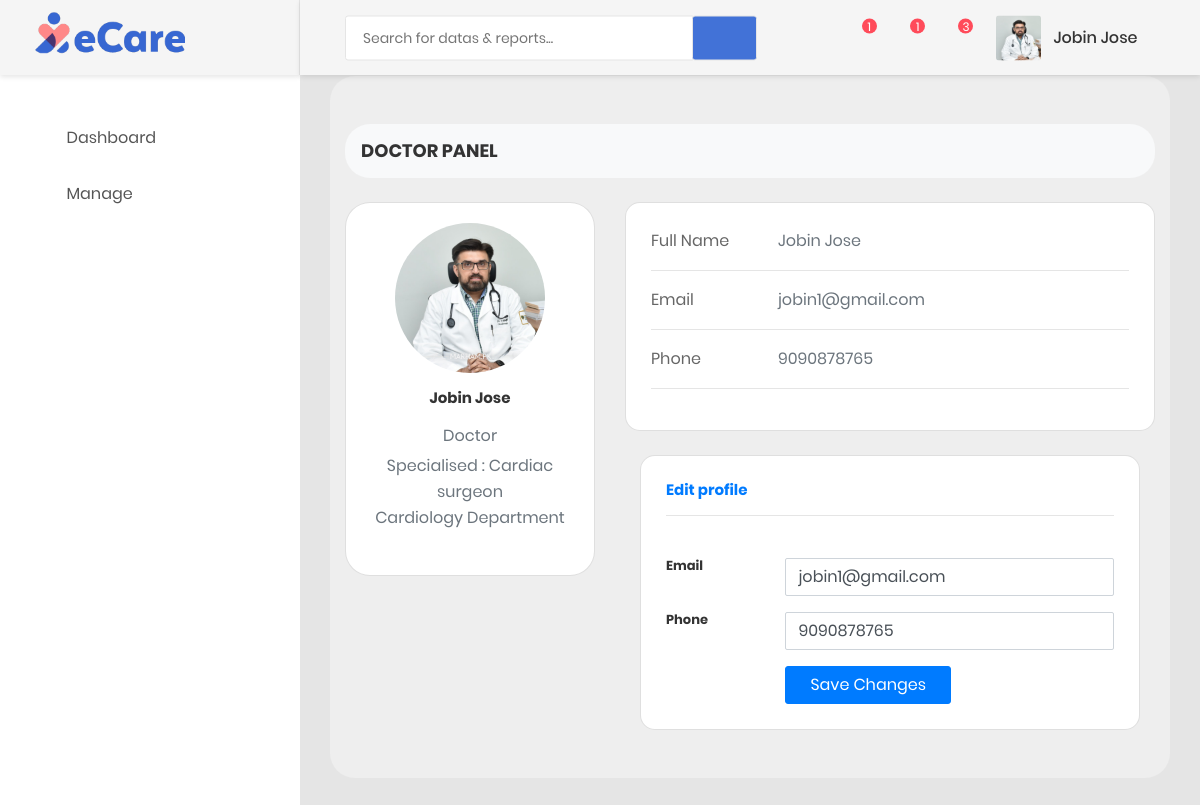
The page /Doctor/docprofile.php (signed in) on the database its author committed.
### tables this page shows
CREATE TABLE `profileimages` (
  `Pro_id` int(11) NOT NULL,
  `Pro_pics` varchar(2000) NOT NULL,
  `Log_id` int(11) NOT NULL,
  `Utype_id` int(11) NOT NULL
);

CREATE TABLE `doctor` (
  `D_id` int(11) NOT NULL,
  `Log_id` int(11) NOT NULL,
  `D_name` varchar(50) NOT NULL,
  `D_pos` varchar(50) NOT NULL,
  `Dept_id` int(11) NOT NULL,
  `D_email` varchar(50) NOT NULL,
  `D_phone` bigint(10) NOT NULL,
  `D_license` varchar(10000) NOT NULL,
  `D_specialization_id` int(11) NOT NULL
);

CREATE TABLE `specializations` (
  `D_specialization_id` int(11) NOT NULL,
  `D_specializations` varchar(50) NOT NULL,
  `Dept_id` int(11) NOT NULL
);

CREATE TABLE `department` (
  `Dept_id` int(11) NOT NULL,
  `Dept_name` varchar(50) NOT NULL
);

### Doctor/docprofile.php (the view, shortened to what this page needs)
<?php
include "connect.php";
if (isset($_SESSION['doctor'])) {
?>
    <!DOCTYPE html>
    <html lang="en">
    <head>
        <link href="css/font-face.css" rel="stylesheet" media="all">
        <link href="vendor/font-awesome-4.7/css/font-awesome.min.css" rel="stylesheet" media="all">
        <link href="vendor/font-awesome-5/css/fontawesome-all.min.css" rel="stylesheet" media="all">
        <link href="vendor/mdi-font/css/material-design-iconic-font.min.css" rel="stylesheet" media="all">
        <link href="vendor/bootstrap-4.1/bootstrap.min.css" rel="stylesheet" media="all">
        <link href="vendor/animsition/animsition.min.css" rel="stylesheet" media="all">
        <link href="vendor/bootstrap-progressbar/bootstrap-progressbar-3.3.4.min.css" rel="stylesheet" media="all">
        <link href="vendor/wow/animate.css" rel="stylesheet" media="all">
        <link href="vendor/css-hamburgers/hamburgers.min.css" rel="stylesheet" media="all">
        <link href="vendor/slick/slick.css" rel="stylesheet" media="all">
        <link href="vendor/select2/select2.min.css" rel="stylesheet" media="all">
        <link href="vendor/perfect-scrollbar/perfect-scrollbar.css" rel="stylesheet" media="all">
        <link href="css/theme.css" rel="stylesheet" media="all">
    </head>
    <body>
        <?php
        $ri = $_SESSION['doctor'];
        $query = "select * from doctor where Log_id='$ri'";
        $res = mysqli_query($con, $query);
        $r = mysqli_fetch_array($res);
        $query1 = "select * from department where Dept_id='$r[Dept_id]'";
        $res1 = mysqli_query($con, $query1);
        $d = mysqli_fetch_array($res1);
        ?>
        <div class="page-wrapper">
            <?php
            include "index-sidebar.php";
            ?>
            <div class="page-container">
                <?php
                include "nav.php";
                ?>
                <div class="main-content">
                    <div class="section__content section__content--p30" style="margin-top: -40px;">
                        <section style="background-color: #eee;border-radius:25px;">
                            <div class="container py-5">
                                <div class="row">
                                    <div class="col">
                                        <nav aria-label="breadcrumb" class="bg-light rounded-3 p-3 mb-4" style="border-radius:25px;">
                                            <h4>DOCTOR PANEL</h4>
                                        </nav>
                                    </div>
                                </div>
                                <div class="row">
                                    <div class="col-lg-4">
                                        <div class="card mb-4" style="border-radius:25px;">
                                            <div class="card-body text-center">
                                                <img src="../uploadedimg/<?php echo $fe['Pro_pics']; ?>" alt="avatar" class="rounded-circle img-fluid" style="width: 150px;">
                                                <h5 class="my-3"><?php echo $r['D_name']; ?></h5>
                                                <p class="text-muted mb-1">Doctor</p>
                                                <p class="text-muted mb-4">Specialised :&nbsp;<?php echo $sp['D_specializations']; ?><br><?php echo $d['Dept_name']; ?>&nbsp;Department</p>
                                            </div>
                                        </div>
                                    </div>
                                    <div class="col-lg-8">
                                        <div class="card mb-4" style="padding:5px;border-radius:15px;">
                                            <div class="card-body">
                                                <div class="row">
                                                    <div class="col-sm-3">
                                                        <p class="mb-0">Full Name</p>
                                                    </div>
                                                    <div class="col-sm-9">
                                                        <p class="text-muted mb-0"><?php echo $r['D_name']; ?></p>
                                                    </div>
                                                </div>
                                                <hr>
                                                <div class="row">
                                                    <div class="col-sm-3">
                                                        <p class="mb-0">Email</p>
                                                    </div>
                                                    <div class="col-sm-9">
                                                        <p class="text-muted mb-0"><?php echo $r['D_email']; ?></p>
                                                    </div>
                                                </div>
                                                <hr>
                                                <div class="row">
                                                    <div class="col-sm-3">
                                                        <p class="mb-0">Phone</p>
                                                    </div>
                                                    <div class="col-sm-9">
                                                        <p class="text-muted mb-0"><?php echo $r['D_phone']; ?></p>
                                                    </div>
                                                </div>
                                                <hr>
                                            </div>
                                        </div>
                                        <div class="col-md-12">
                                            <div class="card mb-4 mb-md-0" style="padding:5px;border-radius:15px;">
                                                <div class="card-body">
                                                    <h5 class="text-primary">Edit profile</h5>
                                                    <hr>
                                                    <br>
                                                    <form action="updateprofile.php" method="POST">
                                                        <?php
                                                        $pdetails = mysqli_query($con, "select * from doctor where Log_id=$ri");
                                                        $pd = mysqli_fetch_array($pdetails); ?>
                                                        <div class="row mb-3">
                                                            <div class="col-sm-3">
                                                                <h6 class="mb-0">Email</h6>
                                                            </div>
                                                            <div class="col-sm-9 text-secondary"><input type="email" name="email" class="form-control" value="<?php echo $pd['D_email']; ?>"></div>
                                                        </div>
                                                        <div class="row mb-3">
                                                            <div class="col-sm-3">
                                                                <h6 class="mb-0">Phone</h6>
                                                            </div>
                                                            <div class="col-sm-9 text-secondary"><input type="text" name="phone" class="form-control" value="<?php echo $pd['D_phone']; ?>"></div>
                                                        </div>
                                                        <div class="row">
                                                            <div class="col-sm-3"></div>
                                                            <div class="col-sm-9 text-secondary"><input type="submit" class="btn btn-primary px-4" name="submit" value="Save Changes"></div>
                                                        </div>
                                                    </form>
                                                </div>
                                            </div>
                                        </div>
                                    </div>
                                </div>
                            </div>
                        </section>
                    </div>
                </div>
            </div>
    </body>
    </html>
<?php } ?>

### Doctor/nav.php (shortened to what this page needs)
<?php
include "connect.php";
if (isset($_SESSION['doctor'])) {
?>
    <?php
    $ri = $_SESSION['doctor'];
    $query = "select * from doctor where Log_id='$ri'";
    $res = mysqli_query($con, $query);
    $r = mysqli_fetch_array($res);
    $query2 = "select * from specializations where  D_specialization_id='$r[D_specialization_id]' and Dept_id='$r[Dept_id]'";
    $res2 = mysqli_query($con, $query2);
    $sp = mysqli_fetch_array($res2);
    ?>
    <?php
    $pic = "select Pro_pics from profileimages where Log_id =$ri and Utype_id=2 ";
    $check = mysqli_query($con, $pic);
    $fe = mysqli_fetch_array($check);
    ?>
    <header class="header-desktop">
        <div class="section__content section__content--p30">
            <div class="container-fluid">
                <div class="header-wrap">
                    <form class="form-header" action="" method="POST">
                        <input class="au-input au-input--xl" type="text" name="search" placeholder="Search for datas &amp; reports..." />
                        <button class="au-btn--submit" type="submit">
                            <i class="zmdi zmdi-search"></i>
                        </button>
                    </form>
                    <div class="header-button">
                        <div class="noti-wrap">
                            <div class="noti__item js-item-menu">
                                <i class="zmdi zmdi-comment-more"></i>
                                <span class="quantity">1</span>
                            </div>
                            <div class="noti__item js-item-menu">
                                <i class="zmdi zmdi-email"></i>
                                <span class="quantity">1</span>
                            </div>
                            <div class="noti__item js-item-menu">
                                <i class="zmdi zmdi-notifications"></i>
                                <span class="quantity">3</span>
                            </div>
                        </div>
                        <div class="account-wrap">
                            <div class="account-item clearfix js-item-menu">
                                <div class="image">
                                    <img src="../uploadedimg/<?php echo $fe['Pro_pics']; ?>" alt="John Doe" />
                                </div>
                                <div class="content">
                                    <a class="js-acc-btn" href="docprofile.php"><?php echo $r['D_name']; ?></a>
                                </div>
                            </div>
                        </div>
                    </div>
                </div>
            </div>
        </div>
    </header>
<?php
}
?>

### rows shown on the page
profileimages: Pro_pics (picture)
doctor: D_name "Jobin Jose", D_email "jobin1@gmail.com", D_phone "9090878765", email "jobin1@gmail.com", phone "9090878765"
specializations: D_specializations "Cardiac surgeon"
department: Dept_name "Cardiology"
